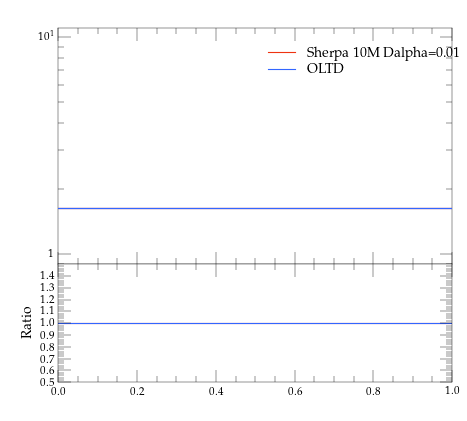

This figure's Python source:
#! /usr/bin/env python

# This Python script was auto-generated using YODA v2.0.0.
# Analysis object: /evtb/incCut10
# Timestamp: 12-04-2024 (15:22:35)

import matplotlib as mpl
import matplotlib.pyplot as plt
mpl.use('Agg') # comment out for interactive use
import os
import numpy as np

plotDir = os.path.split(os.path.realpath(__file__))[0]
if 'YODA_USER_PLOT_PATH' in globals():
    plot_outdir = globals()['YODA_USER_PLOT_PATH']
else:
    plot_outdir = plotDir

#plot style
plt.style.use(os.path.join(plotDir, '../default.mplstyle'))
# plot metadata
figW, figH = plt.rcParams['figure.figsize']
ax_xLabel = r''
ax_yLabel = r''
ax_title  = r''
ax_xScale = 'linear'
ax_yScale = 'log'
xLims = (0.0, 1.0)
yLims = (0.9, 11.0)

# TeX-friendly labels for the legend
labels = [ r"Sherpa 10M Dalpha=0.01", r"OLTD" ]

# Create figure and axis objects
fig, (ax, ratio0_ax) = plt.subplots(2, 1, sharex=True,
                  figsize=(figW,figH), gridspec_kw={'height_ratios': (2, 1)})
ratio0_ax.yaxis.set_major_locator(mpl.ticker.MultipleLocator(0.1))
ratio0_ax.set_ylim(0.5, 1.4999)
ratio0_ax.set_ylabel('Ratio')

# LineColor map: curve index -> color
linecolors = {0: '#EE3311', 1: '#3366FF'}
# the numerical data is stored in a separate file
dataf = dict()
prefix = os.path.split(__file__)[0]
if prefix:    prefix = prefix + '/'
exec(open(prefix+'incCut10__data.py').read(), dataf)


legend_handles = [] # keep track of handles for the legend

# style options for curves
# starts at zorder>=5 to draw curve on top of legend
styles = {
  'curve0': {
    'color' : linecolors[0],
    'linestyle' : '-',
    'marker' : 'o',
    'zorder' : 5,
    'histstyle' : True,
  },
  'curve1': {
    'color' : linecolors[1],
    'linestyle' : '-',
    'marker' : 'o',
    'zorder' : 6,
    'histstyle' : True,
  },
}
# curve from input yoda files in main panel
for label in dataf['yvals'].keys():
    if all(np.isnan(v) for v in dataf['yvals'][label]):
        continue
    tmp = None
    if styles[label]['histstyle']: # draw as histogram
        tmp, = ax.plot(dataf['xedges'], dataf['yedges'][label],
                       color=styles[label]['color'],
                       linestyle=styles[label]['linestyle'],
                       drawstyle='steps-pre', solid_joinstyle='miter',
                       zorder=styles[label]['zorder'], label=label)
        ax.errorbar(dataf['xpoints'], dataf['yvals'][label], color=styles[label]['color'],
                    xerr=dataf['xerrs'], yerr=[dataf['ydowns'][label], dataf['yups'][label]],
                    linestyle='none', zorder=styles[label]['zorder'])
    else: # draw as scatter
        tmp = ax.errorbar(dataf['xpoints'], dataf['yvals'][label],
                          xerr=dataf['xerrs'],
                          yerr=[ dataf['ydowns'][label],
                          dataf['yups'][label] ],
                          fmt=styles[label]['marker'],
                          ecolor=styles[label]['color'],
                          color=styles[label]['color'], zorder=2)
        tmp[-1][0].set_linestyle(styles[label]['linestyle'])
    legend_handles += [tmp]
    for varLabel in dataf['variation_yvals'].keys():
        if varLabel.startswith(label):
            tmp, = ax.plot(dataf['xedges'], dataf['variation_yvals'][varLabel],
                           color=styles[label]['color'],
                           linestyle=styles[label]['linestyle'],
                           drawstyle='steps-pre', solid_joinstyle='miter',
                           zorder=styles[label]['zorder'], alpha=0.5)


# plots on ratio panel
# curve from input yoda files in ratio panel
for label, yvals in dataf['ratio0_yvals'].items():
    if all(np.isnan(v) for v in yvals):
        continue
    if styles[label]['histstyle']: # plot as histogram
        ratio0_ax.plot(dataf['xedges'], yvals,
                       color=styles[label]['color'],
                       linestyle=styles[label]['linestyle'],
                       drawstyle='steps-pre', zorder=1,
                       solid_joinstyle='miter')
        ratio0_ax.vlines(dataf['xpoints'],
                         dataf['ratio0_ymin'][label],
                         dataf['ratio0_ymax'][label],
                         color=styles[label]['color'], zorder=1)
    else: # plot as scatter
        tmp = ratio0_ax.errorbar(dataf['xpoints'],
                                 yvals, xerr=dataf['xerrs'],
                                 yerr=dataf['ratio0_yerrs'][label],
                                 fmt=styles[label]['marker'],
                                 ecolor=styles[label]['color'],
                                 color=styles[label]['color'])
        tmp[-1][0].set_linestyle(styles[label]['linestyle'])

    for varlabel in dataf['ratio0_variation_vals'].keys():
        if varlabel.startswith(label):
            ratio0_ax.plot(dataf['xedges'],
                            dataf['ratio0_variation_vals'][varlabel],
                            color=styles[label]['color'],
                            linestyle=styles[label]['linestyle'],
                            drawstyle='steps-pre', solid_joinstyle='miter',
                            zorder=1, alpha=0.5)

legend_pos = (0.5, 0.97)
ax.legend(legend_handles, labels, loc='upper left', bbox_to_anchor=legend_pos)

# set plot metadata as defined above
ratio0_ax.set_xlabel(ax_xLabel)
ratio0_ax.xaxis.set_label_coords(1., -.15)
ax.set_ylabel(ax_yLabel, loc='top')
ax.set_title(ax_title, loc='left')
ax.set_xscale(ax_xScale)
ax.set_yscale(ax_yScale)
ax.set_xlim(xLims)
ax.set_ylim(yLims)

# tick formatting
plt.rcParams['xtick.top'] = True
plt.rcParams['ytick.right'] = True
ax.yaxis.set_major_locator(mpl.ticker.LogLocator(base=10.0, numticks=np.inf))
ax.yaxis.set_minor_locator(mpl.ticker.LogLocator(
                           base=10.0, subs=np.arange(0.1, 1, 0.1), numticks=np.inf))
fig.align_ylabels((ax, ratio0_ax))
plt.savefig(os.path.join(plot_outdir, 'incCut10.pdf'), format='PDF')
plt.savefig(os.path.join(plot_outdir, 'incCut10.png'), format='PNG')

plt.close(fig)
